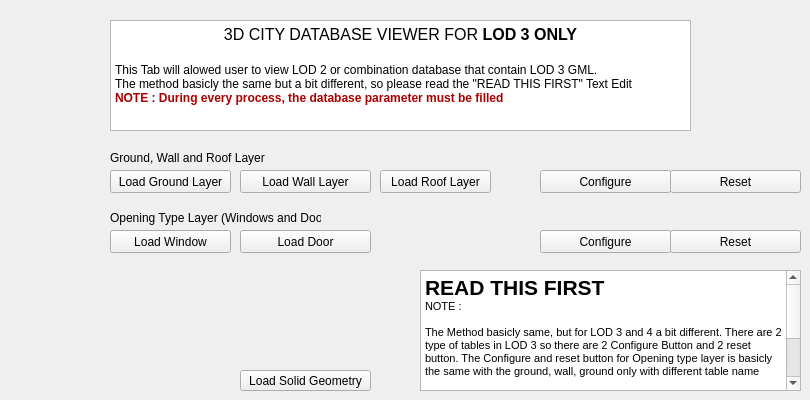
     <widget class="QWidget" name="tab_5">
      <attribute name="title">
       <string>LOD 3 Viewer</string>
      </attribute>
      <widget class="QPushButton" name="pb_door_lod3">
       <property name="geometry">
        <rect>
         <x>240</x>
         <y>230</y>
         <width>131</width>
         <height>23</height>
        </rect>
       </property>
       <property name="text">
        <string>Load Door</string>
       </property>
      </widget>
      <widget class="QPushButton" name="pb_window_lod3">
       <property name="geometry">
        <rect>
         <x>110</x>
         <y>230</y>
         <width>121</width>
         <height>23</height>
        </rect>
       </property>
       <property name="text">
        <string>Load Window</string>
       </property>
      </widget>
      <widget class="QPushButton" name="pb_ground_lod3">
       <property name="geometry">
        <rect>
         <x>110</x>
         <y>170</y>
         <width>121</width>
         <height>23</height>
        </rect>
       </property>
       <property name="text">
        <string>Load Ground Layer</string>
       </property>
      </widget>
      <widget class="QPushButton" name="pb_roof_lod3">
       <property name="geometry">
        <rect>
         <x>380</x>
         <y>170</y>
         <width>111</width>
         <height>23</height>
        </rect>
       </property>
       <property name="text">
        <string>Load Roof Layer</string>
       </property>
      </widget>
      <widget class="QPushButton" name="pb_configure_lod3">
       <property name="geometry">
        <rect>
         <x>540</x>
         <y>170</y>
         <width>131</width>
         <height>23</height>
        </rect>
       </property>
       <property name="text">
        <string>Configure</string>
       </property>
      </widget>
      <widget class="QPushButton" name="pb_wall_lod3">
       <property name="geometry">
        <rect>
         <x>240</x>
         <y>170</y>
         <width>131</width>
         <height>23</height>
        </rect>
       </property>
       <property name="text">
        <string>Load Wall Layer</string>
       </property>
      </widget>
      <widget class="QTextEdit" name="textEdit_4">
       <property name="geometry">
        <rect>
         <x>110</x>
         <y>20</y>
         <width>581</width>
         <height>111</height>
        </rect>
       </property>
       <property name="html">
        <string>&lt;!DOCTYPE HTML PUBLIC &quot;-//W3C//DTD HTML 4.0//EN&quot; &quot;http://www.w3.org/TR/REC-html40/strict.dtd&quot;&gt;
&lt;html&gt;&lt;head&gt;&lt;meta name=&quot;qrichtext&quot; content=&quot;1&quot; /&gt;&lt;style type=&quot;text/css&quot;&gt;
p, li { white-space: pre-wrap; }
&lt;/style&gt;&lt;/head&gt;&lt;body style=&quot; font-family:'MS Shell Dlg 2'; font-size:8.25pt; font-weight:400; font-style:normal;&quot;&gt;
&lt;p align=&quot;center&quot; style=&quot; margin-top:0px; margin-bottom:0px; margin-left:0px; margin-right:0px; -qt-block-indent:0; text-indent:0px;&quot;&gt;&lt;span style=&quot; font-size:12pt;&quot;&gt;3D CITY DATABASE VIEWER FOR &lt;/span&gt;&lt;span style=&quot; font-size:12pt; font-weight:600;&quot;&gt;LOD 3 ONLY&lt;/span&gt;&lt;/p&gt;
&lt;p align=&quot;center&quot; style=&quot;-qt-paragraph-type:empty; margin-top:0px; margin-bottom:0px; margin-left:0px; margin-right:0px; -qt-block-indent:0; text-indent:0px; font-size:12pt; font-weight:600;&quot;&gt;&lt;br /&gt;&lt;/p&gt;
&lt;p style=&quot; margin-top:0px; margin-bottom:0px; margin-left:0px; margin-right:0px; -qt-block-indent:0; text-indent:0px;&quot;&gt;&lt;span style=&quot; font-size:9pt;&quot;&gt;This Tab will alowed user to view LOD 2 or combination database that contain LOD 3 GML.&lt;/span&gt;&lt;/p&gt;
&lt;p style=&quot; margin-top:0px; margin-bottom:0px; margin-left:0px; margin-right:0px; -qt-block-indent:0; text-indent:0px;&quot;&gt;&lt;span style=&quot; font-size:9pt;&quot;&gt;The method basicly the same but a bit different, so please read the &amp;quot;READ THIS FIRST&amp;quot; Text Edit&lt;/span&gt;&lt;/p&gt;
&lt;p style=&quot; margin-top:0px; margin-bottom:0px; margin-left:0px; margin-right:0px; -qt-block-indent:0; text-indent:0px;&quot;&gt;&lt;span style=&quot; font-size:9pt; font-weight:600; color:#aa0000;&quot;&gt;NOTE : During every process, the database parameter must be filled &lt;/span&gt;&lt;/p&gt;
&lt;p align=&quot;center&quot; style=&quot;-qt-paragraph-type:empty; margin-top:0px; margin-bottom:0px; margin-left:0px; margin-right:0px; -qt-block-indent:0; text-indent:0px; font-size:12pt;&quot;&gt;&lt;br /&gt;&lt;/p&gt;&lt;/body&gt;&lt;/html&gt;</string>
       </property>
      </widget>
      <widget class="QTextBrowser" name="textBrowser_3">
       <property name="geometry">
        <rect>
         <x>420</x>
         <y>270</y>
         <width>381</width>
         <height>121</height>
        </rect>
       </property>
       <property name="html">
        <string>&lt;!DOCTYPE HTML PUBLIC &quot;-//W3C//DTD HTML 4.0//EN&quot; &quot;http://www.w3.org/TR/REC-html40/strict.dtd&quot;&gt;
&lt;html&gt;&lt;head&gt;&lt;meta name=&quot;qrichtext&quot; content=&quot;1&quot; /&gt;&lt;style type=&quot;text/css&quot;&gt;
p, li { white-space: pre-wrap; }
&lt;/style&gt;&lt;/head&gt;&lt;body style=&quot; font-family:'MS Shell Dlg 2'; font-size:8.25pt; font-weight:400; font-style:normal;&quot;&gt;
&lt;p style=&quot; margin-top:0px; margin-bottom:0px; margin-left:0px; margin-right:0px; -qt-block-indent:0; text-indent:0px;&quot;&gt;&lt;span style=&quot; font-size:16pt; font-weight:600;&quot;&gt;READ THIS FIRST&lt;/span&gt;&lt;/p&gt;
&lt;p style=&quot; margin-top:0px; margin-bottom:0px; margin-left:0px; margin-right:0px; -qt-block-indent:0; text-indent:0px;&quot;&gt;NOTE :&lt;/p&gt;
&lt;p style=&quot;-qt-paragraph-type:empty; margin-top:0px; margin-bottom:0px; margin-left:0px; margin-right:0px; -qt-block-indent:0; text-indent:0px;&quot;&gt;&lt;br /&gt;&lt;/p&gt;
&lt;p style=&quot; margin-top:0px; margin-bottom:0px; margin-left:0px; margin-right:0px; -qt-block-indent:0; text-indent:0px;&quot;&gt;The Method basicly same, but for LOD 3 and 4 a bit different. There are 2 type of tables in LOD 3 so there are 2 Configure Button and 2 reset button. The Configure and reset button for Opening type layer is basicly the same with the ground, wall, ground only with different table name&lt;br /&gt;&lt;/p&gt;
&lt;p style=&quot; margin-top:0px; margin-bottom:0px; margin-left:0px; margin-right:0px; -qt-block-indent:0; text-indent:0px;&quot;&gt;Click the &lt;span style=&quot; font-weight:600; text-decoration: underline;&quot;&gt;Configure button&lt;/span&gt; to &lt;span style=&quot; font-weight:600;&quot;&gt;enabled view&lt;/span&gt; by creating a table to fulfill necessity, you can delete the table by clicking the reset button&lt;/p&gt;
&lt;p style=&quot;-qt-paragraph-type:empty; margin-top:0px; margin-bottom:0px; margin-left:0px; margin-right:0px; -qt-block-indent:0; text-indent:0px;&quot;&gt;&lt;br /&gt;&lt;/p&gt;
&lt;p style=&quot; margin-top:0px; margin-bottom:0px; margin-left:0px; margin-right:0px; -qt-block-indent:0; text-indent:0px;&quot;&gt;If there are changes in your database &lt;span style=&quot; font-weight:600;&quot;&gt;clicked the reset button&lt;/span&gt;. Repeat the connection process di tab 2 ( Database Connection and Adding Layer) and configure it again. &lt;/p&gt;&lt;/body&gt;&lt;/html&gt;</string>
       </property>
      </widget>
      <widget class="QPushButton" name="pb_reset_lod3">
       <property name="geometry">
        <rect>
         <x>670</x>
         <y>170</y>
         <width>131</width>
         <height>23</height>
        </rect>
       </property>
       <property name="text">
        <string>Reset</string>
       </property>
      </widget>
      <widget class="QPushButton" name="pb_reset_opening_lod3">
       <property name="geometry">
        <rect>
         <x>670</x>
         <y>230</y>
         <width>131</width>
         <height>23</height>
        </rect>
       </property>
       <property name="text">
        <string>Reset</string>
       </property>
      </widget>
      <widget class="QPushButton" name="pb_opening_config_lod3">
       <property name="geometry">
        <rect>
         <x>540</x>
         <y>230</y>
         <width>131</width>
         <height>23</height>
        </rect>
       </property>
       <property name="text">
        <string>Configure</string>
       </property>
      </widget>
      <widget class="QLabel" name="label_12">
       <property name="geometry">
        <rect>
         <x>110</x>
         <y>210</y>
         <width>211</width>
         <height>16</height>
        </rect>
       </property>
       <property name="text">
        <string>Opening Type Layer (Windows and Door)</string>
       </property>
      </widget>
      <widget class="QLabel" name="label_13">
       <property name="geometry">
        <rect>
         <x>110</x>
         <y>150</y>
         <width>211</width>
         <height>16</height>
        </rect>
       </property>
       <property name="text">
        <string>Ground, Wall and Roof Layer</string>
       </property>
      </widget>
      <widget class="QPushButton" name="pb_solid_lod3">
       <property name="geometry">
        <rect>
         <x>240</x>
         <y>370</y>
         <width>131</width>
         <height>21</height>
        </rect>
       </property>
       <property name="text">
        <string>Load Solid Geometry</string>
       </property>
      </widget>
     </widget>
